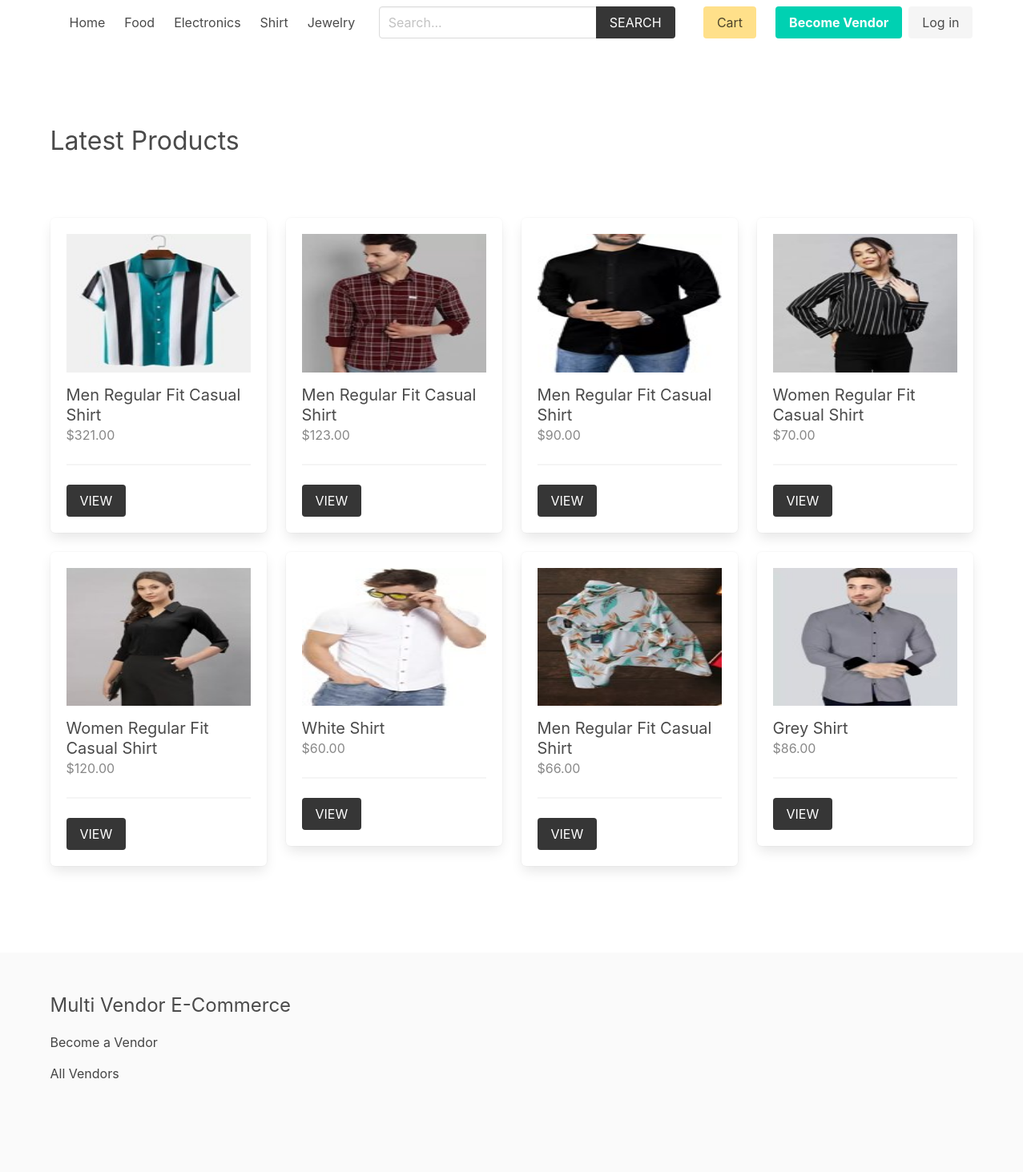
The page / on the database its author committed.
### product/models.py (models this page shows, shortened)
class Category(models.Model):
    title = models.CharField(max_length=50)
    slug = models.SlugField(max_length=55)
    ordering = models.IntegerField(default=0)
    class Meta:
        ordering = ['ordering']

class Product(models.Model):
    category = models.ForeignKey(Category, related_name='products', on_delete=models.CASCADE)
    vendor = models.ForeignKey(Vendor, related_name="products", on_delete=models.CASCADE)
    title = models.CharField(max_length=50)
    slug = models.SlugField(max_length=55)
    description = models.TextField(blank=True, null=True)
    price = models.DecimalField(max_digits=6, decimal_places=2)
    added_date = models.DateTimeField(auto_now_add=True)
    image = models.ImageField(upload_to='uploads/', blank=True, null=True)
    thumbnail = models.ImageField(upload_to='uploads/', blank=True, null=True) # Change uploads to thumbnails
    class Meta:
        ordering = ['-added_date']
    def get_thumbnail(self):
        if self.thumbnail:
            return self.thumbnail.url

### core/views.py (the view)
# urls.py: path('', views.frontpage, name="home"),
def frontpage(request):
    newest_products = Product.objects.all()[0:8]
    context = {
        'newest_products': newest_products,
    }
    return render(request, 'core/frontpage.html', context)

### cart/cart.py (called while the page is built)
    def __len__(self):
        return sum(item['quantity'] for item in self.cart.values())

### cart/context_processors.py (called while the page is built)
def cart(request):
    return {'cart': Cart(request)}

### product/context_processors.py (called while the page is built)
def menu_categories(request):
    categories = Category.objects.all()
    return {'categories': categories}

### templates/core/frontpage.html (shortened to what this page needs)
{% extends 'core/base.html' %}
{% block content %}
    <div class="columns is-multiline mb-6">
        <div class="column is-12 has-test-centered mt-6 mb-6">
            <h2 class="is-size-3">Latest Products</h2>
        </div>
        {% for product in newest_products %}
            {% include 'product/parts/list_item.html' %}
        {% endfor %}
    </div>
{% endblock content %}

### templates/core/base.html (shortened to what this page needs)
{% load static %}
<!DOCTYPE html>
<html lang="en">
<head>
    <link rel="stylesheet" href="https://cdn.jsdelivr.net/npm/bulma@0.9.2/css/bulma.min.css">
    <link rel="stylesheet" href="{% static 'css/main.css' %}">
</head>
<body>
    <div class="container">
        <nav class="navbar" role="navigation" aria-label="main navigation">
            <div class="navbar-brand">
                <a class="navbar-item" href="{% url 'core:home' %}">
                </a>
            </div>
            <div id="navbarBasicExample" class="navbar-menu">
                <div class="navbar-start">
                <a class="navbar-item" href="{% url 'core:home' %}">
                    Home
                </a>
                {% for category in categories %}
                    <a class="navbar-item" href="{% url 'product:category' category.slug %}">
                        {{category.title}}
                    </a>
                {% endfor %}
                </div>
                <div class="navbar-start">
                    <div class="navbar-item">
                        <form method="get" action="{% url 'product:search' %}">
                            <div class="field has-addons">
                                <div class="control">
                                    <input type="search" name="query" id="" class="input" placeholder="Search...">
                                </div>
                                <div class="control">
                                    <button class="button is-dark is-uppercase">Search</button>
                                </div>
                            </div>
                        </form>
                    </div>
                </div>
                <div class="navbar-end">
                <div class="navbar-item">
                    <a href="{% url 'cart:cart' %}" class="button is-warning">Cart {% if cart %}({{cart|length}}){% endif %}</a>
                </div>
                {% if request.user.is_authenticated %}
                <div class="navbar-item has-dropdown is-hoverable">
                    <a class="navbar-link is-capitalized">
                    {{user.vendor.name}}
                    </a>
                    <div class="navbar-dropdown">
                    <a class="navbar-item" href="{% url 'vendor:vendor-admin' %}">
                        Profile
                    </a>
                    <a class="navbar-item" href="{% url 'vendor:edit-vendor' %}">
                        Update Profile
                    </a>
                    <a class="navbar-item" href="{% url 'vendor:add-product' %}">
                        Add Product
                    </a>
                    <hr class="navbar-divider">
                    <a class="navbar-item" href="{% url 'vendor:logout' %}">
                        Logout
                    </a>
                    </div>
                </div>
                {% else %}
                <div class="navbar-item">
                    <div class="buttons">
                        <a class="button is-primary" href="{% url 'vendor:become-vendor' %}">
                            <strong>Become Vendor</strong>
                        </a>
                        <a class="button is-light" href="{% url 'vendor:login' %}">
                            Log in
                        </a>
                    </div>
                </div>
                {% endif %}
                </div>
            </div>
            </nav>
    </div>
    <section class="section">
        <div class="container">
            {% block content %}{% endblock content %}
        </div>
    </section>
    <footer class="footer">
        <div class="container">
            <h3 class="is-size-4 mb-4">Multi Vendor E-Commerce</h3>
            {% if request.user.is_authenticated %}
                <a href="{% url 'vendor:vendor-admin' %}">Vendor Admin</a>
            {% else %}
                <a href="{% url 'vendor:become-vendor' %}">Become a Vendor</a>
            {% endif %}
            <br>
            <a href="{% url 'vendor:vendors' %}">All Vendors</a>
        </div>
    </footer>
</body>
</html>

### templates/product/parts/list_item.html
<div class="column is-3 product-list-item">
                <div class="box">
                    <figure class="image is-4by3 mb-4">
                        <img src="{{ product.get_thumbnail }}" alt="{{product.title}}">
                    </figure>
                    <h2 class="subtitle">{{product.title}}</h2>
                    <h3 class="price is-size-6 mb-5">${{product.price}}</h3>
                    <hr>
                    <a href="{% url 'product:product' product.category.slug product.slug %}" class="button is-dark is-uppercase">View</a>
                </div>
            </div>

### core/static/css/main.css (style rules this page uses)
.footer a { margin-bottom: 15px; display: inline-block; color: #444; }
.product-list-item .box .subtitle { margin-bottom: 0; }
.product-list-item .box .price { color: #888; }

### rows shown on the page
Category: title "Food"
Category: title "Electronics"
Category: title "Shirt"
Category: title "Jewelry"
Product: get_thumbnail (picture), title "Men Regular Fit Casual Shirt", price "321.00"
Product: get_thumbnail (picture), title "Men Regular Fit Casual Shirt", price "123.00"
Product: get_thumbnail (picture), title "Men Regular Fit Casual Shirt", price "90.00"
Product: get_thumbnail (picture), title "Women Regular Fit Casual Shirt", price "70.00"
Product: get_thumbnail (picture), title "Women Regular Fit Casual Shirt", price "120.00"
Product: get_thumbnail (picture), title "White Shirt", price "60.00"
Product: get_thumbnail (picture), title "Men Regular Fit Casual Shirt", price "66.00"
Product: get_thumbnail (picture), title "Grey Shirt", price "86.00"
